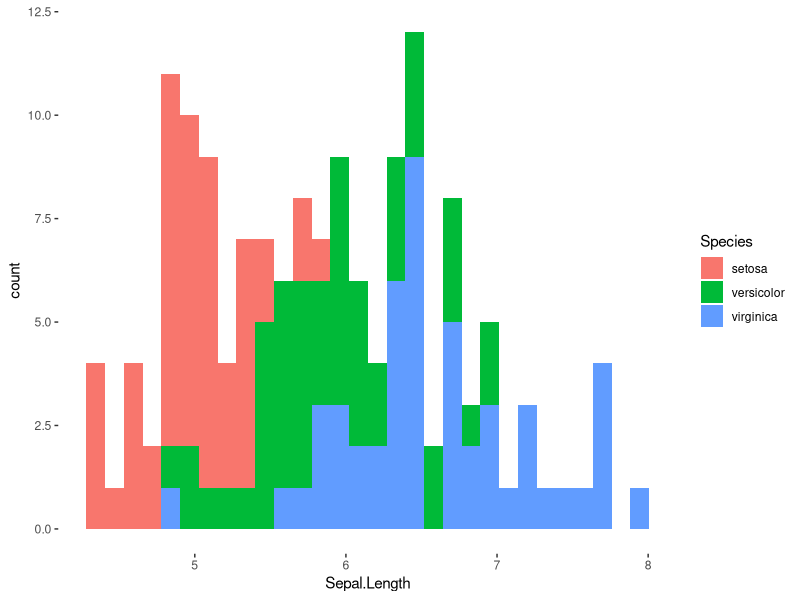

This chart was generated by the following R code:
## ---- chunk 1

#---------- RSTUDIO STARTER V 2.0  --------------#
#                    -Prepared with care by  AM ;D
                
                                                                          
knitr::opts_chunk$set(echo = TRUE, 
                      message = FALSE, 
                      warning = FALSE)      
library(tidyverse)                
library(ggthemes)                    

theme_set(theme_tufte() +                                     
  theme(text=element_text(family="sans")))  

#------------------------------------------------#
## ---- chunk 2
ggplot(iris, aes(Sepal.Length, fill=Species))+geom_histogram()
  
